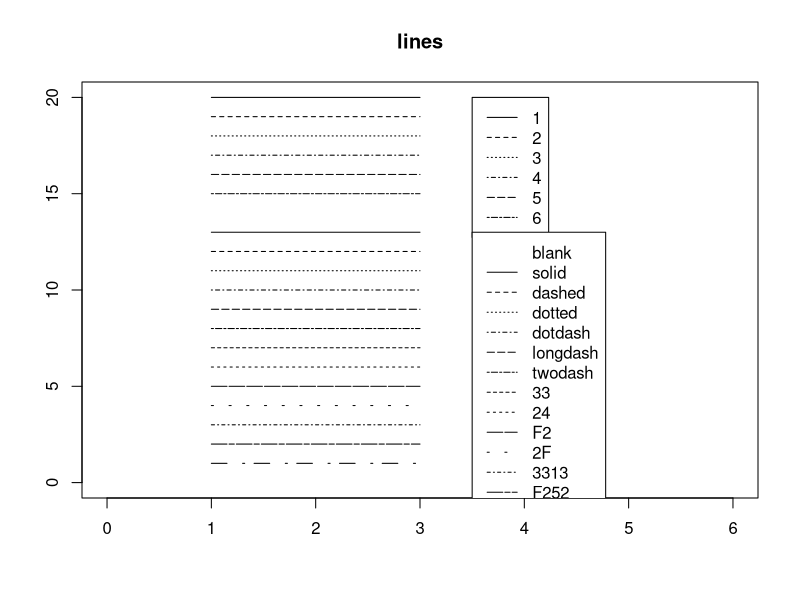

The R script that drew this image:
par(mfrow=c(1,1))
lty1 <- c("blank", "solid", "dashed", "dotted", "dotdash", "longdash","twodash")
lty2 <- c("33", "24", "F2", "2F","3313", "F252","FF29")
plot(0:6, 0:6, type="n", ylim=c(0,20), xlab="", ylab="", main="lines")
lines(c(1, 3), c(20, 20), lty=1); lines(c(1, 3), c(19, 19), lty=2)
lines(c(1, 3), c(18, 18), lty=3); lines(c(1, 3), c(17, 17), lty=4)
lines(c(1, 3), c(16, 16), lty=5); lines(c(1, 3), c(15, 15), lty=6)
lines(c(1, 3), c(14, 14), lty=lty1[1]); lines(c(1, 3), c(13, 13), lty=lty1[2])
lines(c(1, 3), c(12, 12), lty=lty1[3]); lines(c(1, 3), c(11, 11), lty=lty1[4])
lines(c(1, 3), c(10, 10), lty=lty1[5]); lines(c(1, 3), c(9, 9), lty=lty1[6])
lines(c(1, 3), c(8, 8), lty=lty1[7]); lines(c(1, 3), c(7, 7), lty=lty2[1])
lines(c(1, 3), c(6, 6), lty=lty2[2]); lines(c(1, 3), c(5, 5), lty=lty2[3])
lines(c(1, 3), c(4, 4), lty=lty2[4]); lines(c(1, 3), c(3, 3), lty=lty2[5])
lines(c(1, 3), c(2, 2), lty=lty2[6]); lines(c(1, 3), c(1, 1), lty=lty2[7])
legend(3.5, 20, legend=1:6, lty=1:6)
legend(3.5, 13, legend=c(lty1, lty2), lty=c(lty1, lty2))

